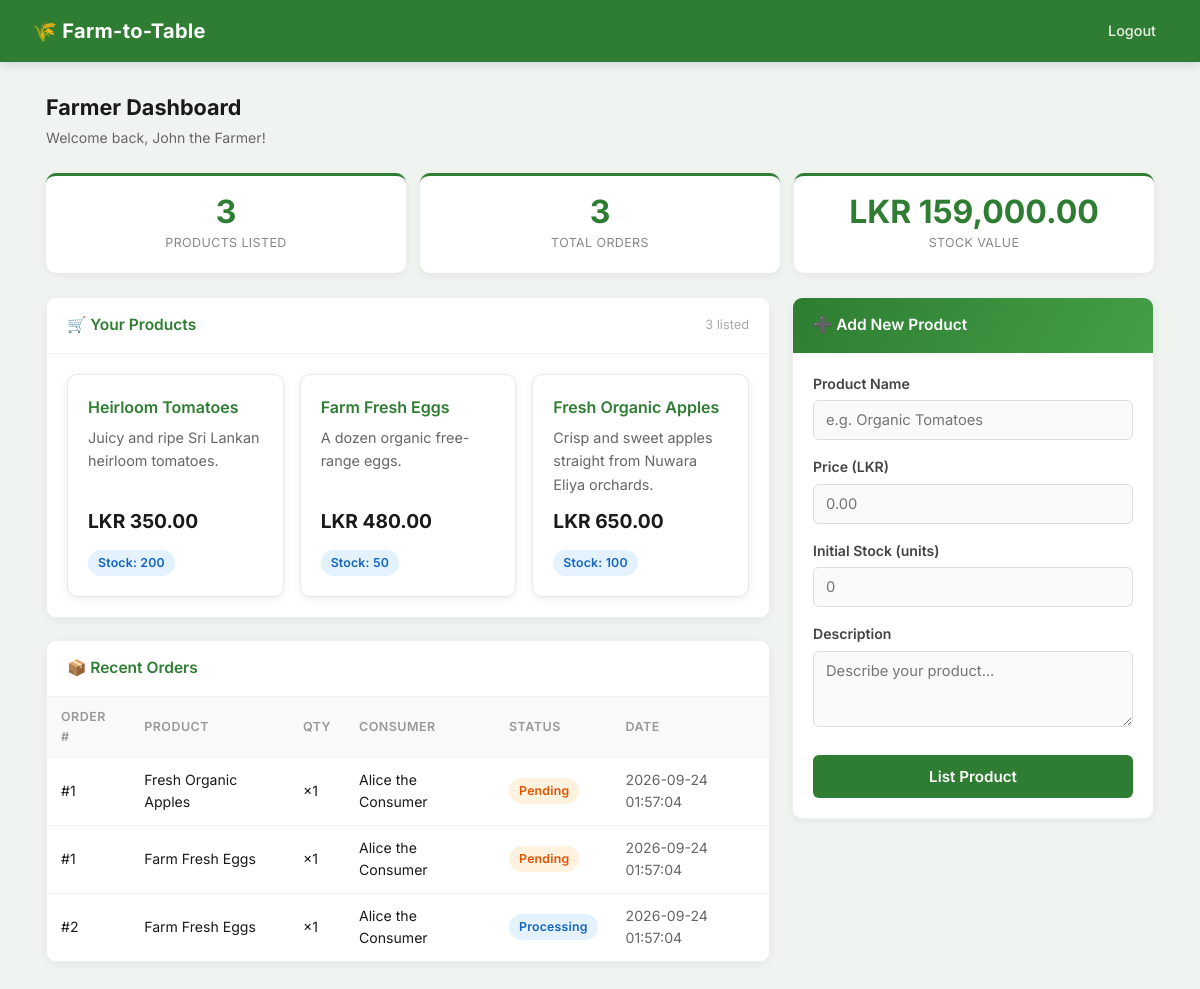
The app's page /farmer_dashboard.php (signed in) with its own data.
### tables this page shows
CREATE TABLE IF NOT EXISTS Users (
    UserID INT AUTO_INCREMENT PRIMARY KEY,
    Name VARCHAR(100) NOT NULL,
    Email VARCHAR(100) NOT NULL UNIQUE,
    PasswordHash VARCHAR(255) NOT NULL,
    Role ENUM('Farmer', 'Consumer', 'Driver', 'Admin') NOT NULL,
    Address TEXT,
    Coordinates VARCHAR(100)  
);

CREATE TABLE IF NOT EXISTS Products (
    ProductID INT AUTO_INCREMENT PRIMARY KEY,
    FarmerID INT NOT NULL,
    Name VARCHAR(100) NOT NULL,
    Description TEXT,
    Price DECIMAL(10, 2) NOT NULL,  
    Stock INT NOT NULL DEFAULT 0,
    ImageURL VARCHAR(255),
    FOREIGN KEY (FarmerID) REFERENCES Users(UserID) ON DELETE CASCADE
);

CREATE TABLE IF NOT EXISTS Orders (
    OrderID INT AUTO_INCREMENT PRIMARY KEY,
    ConsumerID INT NOT NULL,
    TotalAmount DECIMAL(10, 2) NOT NULL,  
    OrderDate DATETIME DEFAULT CURRENT_TIMESTAMP,
    Status ENUM('Pending', 'Processing', 'In Transit', 'Delivered', 'Cancelled') DEFAULT 'Pending',
    FOREIGN KEY (ConsumerID) REFERENCES Users(UserID) ON DELETE CASCADE
);

CREATE TABLE IF NOT EXISTS OrderItems (
    OrderItemID INT AUTO_INCREMENT PRIMARY KEY,
    OrderID INT NOT NULL,
    ProductID INT NOT NULL,
    Quantity INT NOT NULL,
    PriceAtTime DECIMAL(10, 2) NOT NULL,  
    FOREIGN KEY (OrderID) REFERENCES Orders(OrderID) ON DELETE CASCADE,
    FOREIGN KEY (ProductID) REFERENCES Products(ProductID) ON DELETE CASCADE
);

### farmer_dashboard.php (the view, shortened to what this page needs)
<?php
require_once 'includes/db.php';
$farmerId = $_SESSION['user_id'];
$stmt = $pdo->prepare("SELECT Name FROM Users WHERE UserID = ?");
$stmt->execute([$farmerId]);
$farmer = $stmt->fetch();
$stmt = $pdo->prepare("SELECT * FROM Products WHERE FarmerID = ? ORDER BY ProductID DESC");
$stmt->execute([$farmerId]);
$products = $stmt->fetchAll();
$stmt = $pdo->prepare("
    SELECT o.OrderID, o.OrderDate, o.Status, oi.Quantity, p.Name as ProductName, u.Name as ConsumerName
    FROM Orders o
    JOIN OrderItems oi ON o.OrderID = oi.OrderID
    JOIN Products p    ON oi.ProductID = p.ProductID
    JOIN Users u       ON o.ConsumerID = u.UserID
    WHERE p.FarmerID = ?
    ORDER BY o.OrderDate DESC
    LIMIT 20
");
$stmt->execute([$farmerId]);
$orders = $stmt->fetchAll();
$totalRevenue = array_reduce($products, fn($carry, $p) => $carry + ($p['Price'] * $p['Stock']), 0);
?>
<!DOCTYPE html>
<html lang="en">
<head>
    <link rel="stylesheet" href="assets/css/style.css">
    <link rel="stylesheet" href="assets/css/farmer.css">
</head>
<body>
<nav class="navbar">
    <h1>🌾 Farm-to-Table</h1>
    <div class="nav-links">
        <a href="logout.php">Logout</a>
    </div>
</nav>
<div class="page-body">
    <div class="page-header">
        <div>
            <h2>Farmer Dashboard</h2>
            <div class="welcome-sub">Welcome back, <?php echo htmlspecialchars($farmer['Name']); ?>!</div>
        </div>
    </div>
    <div class="stats-grid">
        <div class="stat-card">
            <div class="num"><?php echo count($products); ?></div>
            <div class="lbl">Products Listed</div>
        </div>
        <div class="stat-card">
            <div class="num"><?php echo count($orders); ?></div>
            <div class="lbl">Total Orders</div>
        </div>
        <div class="stat-card">
            <div class="num">LKR <?php echo number_format($totalRevenue, 2); ?></div>
            <div class="lbl">Stock Value</div>
        </div>
    </div>
    <div class="consumer-layout">
        <div>
            <div class="section">
                <div class="section-header">
                    <h3>🛒 Your Products</h3>
                    <span style="font-size:0.8rem;color:#aaa;"><?php echo count($products); ?> listed</span>
                </div>
                <div class="section-body">
                    <?php if (empty($products)): ?>
                        <div class="empty-state"><div class="icon">📦</div><p>No products listed yet. Add your first product →</p></div>
                    <?php else: ?>
                        <div class="product-grid">
                            <?php foreach ($products as $p): ?>
                                <div class="card">
                                    <h3><?php echo htmlspecialchars($p['Name']); ?></h3>
                                    <p><?php echo htmlspecialchars($p['Description'] ?: 'No description.'); ?></p>
                                    <div class="price">LKR <?php echo number_format($p['Price'], 2); ?></div>
                                    <div style="display:flex;justify-content:space-between;align-items:center;">
                                        <span class="badge badge-Consumer">Stock: <?php echo $p['Stock']; ?></span>
                                    </div>
                                </div>
                            <?php endforeach; ?>
                        </div>
                    <?php endif; ?>
                </div>
            </div>
            <div class="section">
                <div class="section-header">
                    <h3>📦 Recent Orders</h3>
                </div>
                <?php if (empty($orders)): ?>
                    <div class="section-body">
                        <p class="text-muted text-center" style="padding: 16px 0;">No orders yet.</p>
                    </div>
                <?php else: ?>
                    <table>
                        <thead>
                            <tr><th>Order #</th><th>Product</th><th>Qty</th><th>Consumer</th><th>Status</th><th>Date</th></tr>
                        </thead>
                        <tbody>
                            <?php foreach ($orders as $o): ?>
                                <tr>
                                    <td>#<?php echo $o['OrderID']; ?></td>
                                    <td><?php echo htmlspecialchars($o['ProductName']); ?></td>
                                    <td>×<?php echo $o['Quantity']; ?></td>
                                    <td><?php echo htmlspecialchars($o['ConsumerName']); ?></td>
                                    <td>
                                        <?php
                                        $cls = strtolower(str_replace(' ', '', $o['Status']));
                                        ?>
                                        <span class="badge badge-<?php echo $cls; ?>"><?php echo $o['Status']; ?></span>
                                    </td>
                                    <td class="text-muted"><?php echo htmlspecialchars($o['OrderDate']); ?></td>
                                </tr>
                            <?php endforeach; ?>
                        </tbody>
                    </table>
                <?php endif; ?>
            </div>
        </div>
        <div>
            <div class="add-product-panel">
                <div class="panel-header">➕ Add New Product</div>
                <div class="panel-body">
                    <form method="POST" action="farmer_dashboard.php">
                        <div class="form-group">
                            <label>Product Name</label>
                            <input type="text" name="name" placeholder="e.g. Organic Tomatoes" required>
                        </div>
                        <div class="form-group">
                            <label>Price (LKR)</label>
                            <input type="number" step="0.01" name="price" placeholder="0.00" required>
                        </div>
                        <div class="form-group">
                            <label>Initial Stock (units)</label>
                            <input type="number" name="stock" placeholder="0" required>
                        </div>
                        <div class="form-group">
                            <label>Description</label>
                            <textarea name="description" rows="3" placeholder="Describe your product..."></textarea>
                        </div>
                        <button type="submit" class="btn btn-full">List Product</button>
                    </form>
                </div>
            </div>
        </div>
    </div>
</div>
</body>
</html>

### assets/css/farmer.css (style rules this page uses)
.stats-grid { display: grid; grid-template-columns: repeat(auto-fit, minmax(140px, 1fr)); gap: 14px; margin-bottom: 24px; }
.stat-card { background: #fff; border-radius: 10px; padding: 20px 16px; text-align: center; box-shadow: 0 2px 8px rgba(0,0,0,.06); border-top: 3px solid #2e7d32; transition: transform 0.2s; }
.stat-card .num { font-size: 2rem; font-weight: 700; color: #2e7d32; line-height: 1; }
.stat-card .lbl { font-size: 0.78rem; color: #888; margin-top: 5px; text-transform: uppercase; letter-spacing: 0.4px; }
.section { background: #fff; border-radius: 10px; box-shadow: 0 2px 8px rgba(0,0,0,.06); margin-bottom: 22px; overflow: hidden; border: 1px solid #f0f0f0; }
.section-header { display: flex; justify-content: space-between; align-items: center; padding: 15px 20px; border-bottom: 1px solid #f2f2f2; }
.section-header h3 { font-size: 0.97rem; font-weight: 600; color: #2e7d32; margin: 0; }
.section-body { padding: 20px; }
.product-grid { display: grid; grid-template-columns: repeat(auto-fill, minmax(210px, 1fr)); gap: 16px; }
table { width: 100%; border-collapse: collapse; }
thead th { background: #f9f9f9; padding: 10px 14px; text-align: left; font-size: 0.78rem; text-transform: uppercase; letter-spacing: 0.5px; color: #999; font-weight: 600; }
tbody td { padding: 11px 14px; font-size: 0.88rem; border-top: 1px solid #f2f2f2; vertical-align: middle; }
.add-product-panel { background: #fff; border-radius: 10px; box-shadow: 0 2px 8px rgba(0,0,0,.06); overflow: hidden; border: 1px solid #f0f0f0; position: sticky; top: 80px; }
.add-product-panel .panel-header { background: linear-gradient(120deg, #2e7d32, #43a047); color: #fff; padding: 15px 20px; font-size: 0.97rem; font-weight: 600; }
.add-product-panel .panel-body { padding: 20px; }
.add-product-panel .btn { width: 100%; margin-top: 4px; padding: 12px; font-size: 0.95rem; }

### records on screen
users: Name "John the Farmer"
products: Name "Heirloom Tomatoes", Description "Juicy and ripe Sri Lankan heirloom tomatoes.", Price "350.00", Stock "200"
products: Name "Farm Fresh Eggs", Description "A dozen organic free-range eggs.", Price "480.00", Stock "50"
products: Name "Fresh Organic Apples", Description "Crisp and sweet apples straight from Nuwara Eliya orchards.", Price "650.00", Stock "100"
orders: OrderID "1", products.Name "Fresh Organic Apples", orderitems.Quantity "1", ConsumerID.Name "Alice the Consumer", Status "Pending", OrderDate "2026-09-24 01:57:04", products.Name "Farm Fresh Eggs"
orders: OrderID "2", products.Name "Farm Fresh Eggs", orderitems.Quantity "1", ConsumerID.Name "Alice the Consumer", Status "Processing", OrderDate "2026-09-24 01:57:04"

### other values on screen
count($products) "3"
count($orders) "3"
$totalRevenue "159,000.00"
